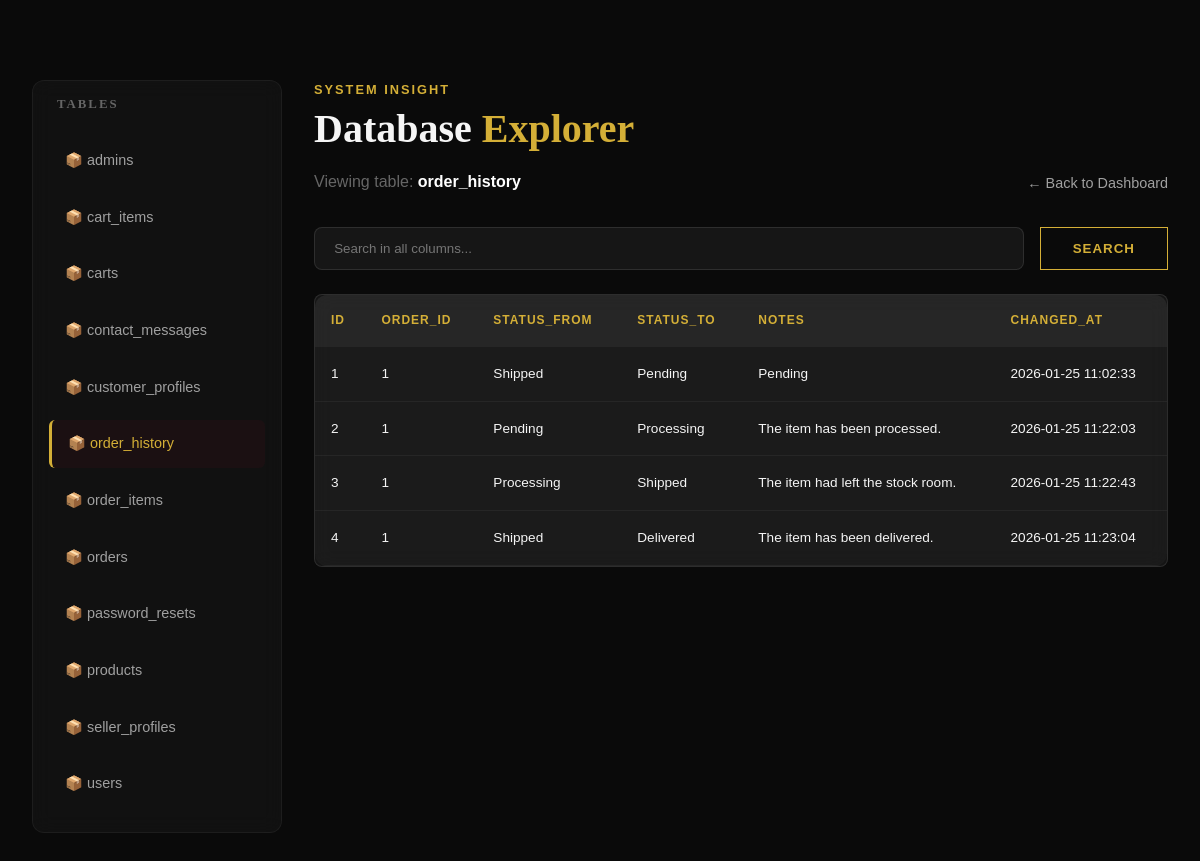
The app's page /admin/database.php?table=order_history (signed in) with its own data.
### tables this page shows
CREATE TABLE `order_history` (
  `id` int(11) NOT NULL,
  `order_id` int(11) NOT NULL,
  `status_from` varchar(50) DEFAULT NULL,
  `status_to` varchar(50) NOT NULL,
  `notes` text DEFAULT NULL,
  `changed_at` timestamp NULL DEFAULT current_timestamp()
);

### admin/database.php (the view, shortened to what this page needs)
<?php
include '../includes/db.php';
$stmt = $pdo->query("SHOW TABLES");
$tables = $stmt->fetchAll(PDO::FETCH_COLUMN);
$selected_table = $_GET['table'] ?? ($tables[0] ?? null);
$page = isset($_GET['page']) ? (int)$_GET['page'] : 1;
$limit = 20;
$offset = ($page - 1) * $limit;
$search = $_GET['search'] ?? '';
$data = [];
$columns = [];
if ($selected_table) {
    $columns = $pdo->query("DESCRIBE `$selected_table`")->fetchAll(PDO::FETCH_COLUMN);
    $query = "SELECT * FROM `$selected_table`";
    $params = [];
    $query .= " LIMIT $limit OFFSET $offset";
    $stmt = $pdo->prepare($query);
    $stmt->execute($params);
    $data = $stmt->fetchAll(PDO::FETCH_ASSOC);
}
?>
<!DOCTYPE html>
<html lang="en">
<head>
    <link rel="stylesheet" href="../css/style.css">
</head>
<body>
    <div class="db-container">
        <aside class="table-list glass-card">
            <h3 style="font-size: 0.8rem; text-transform: uppercase; letter-spacing: 2px; color: #666; margin-bottom: 1.5rem; padding-left: 0.5rem;">Tables</h3>
            <?php foreach ($tables as $table): ?>
                <a href="?table=<?php echo $table; ?>" class="table-item <?php echo $selected_table === $table ? 'active' : ''; ?>">
                    📦 <?php echo htmlspecialchars($table); ?>
                </a>
            <?php endforeach; ?>
        </aside>
        <main class="data-view">
            <header style="margin-bottom: 2rem; display: flex; justify-content: space-between; align-items: flex-end;">
                <div>
                    <p style="color: var(--color-accent); text-transform: uppercase; font-size: 0.8rem; letter-spacing: 2px; margin-bottom: 5px; font-weight: 600;">System Insight</p>
                    <h1 style="font-family: 'Playfair Display', serif; font-size: 2.5rem;">Database <span class="text-accent">Explorer</span></h1>
                    <p style="color: #666; margin-top: 5px;">Viewing table: <strong style="color: #fff;"><?php echo htmlspecialchars($selected_table); ?></strong></p>
                </div>
                <a href="index.php" style="color: var(--color-text-muted); text-decoration: none; font-size: 0.9rem;">← Back to Dashboard</a>
            </header>
            <form class="search-bar" method="GET">
                <input type="text" name="search" placeholder="Search in all columns..." value="<?php echo htmlspecialchars($search); ?>">
                <button type="submit" class="btn">Search</button>
            </form>
            <div class="glass-card" style="padding: 0; overflow: hidden;">
                <table class="db-table">
                    <thead>
                        <tr>
                            <?php foreach ($columns as $column): ?>
                                <th><?php echo htmlspecialchars($column); ?></th>
                            <?php endforeach; ?>
                        </tr>
                    </thead>
                    <tbody>
                        <?php if (empty($data)): ?>
                            <tr><td colspan="<?php echo count($columns); ?>" class="no-data">No records found.</td></tr>
                        <?php else: ?>
                            <?php foreach ($data as $row): ?>
                                <tr>
                                    <?php foreach ($row as $val): ?>
                                        <td><?php echo htmlspecialchars($val ?? 'NULL'); ?></td>
                                    <?php endforeach; ?>
                                </tr>
                            <?php endforeach; ?>
                        <?php endif; ?>
                    </tbody>
                </table>
            </div>
        </main>
    </div>
</body>
</html>

### css/style.css (style rules this page uses)
:root { --color-bg-main: #0a0a0a; --color-bg-secondary: #141414; --color-bg-card: rgba(30, 30, 30, 0.6); --color-primary: #720e1e; --color-primary-light: #a52a2a; --color-accent: #d4af37; --color-text-main: #f5f5f5; --color-text-muted: #a0a0a0; --font-heading: 'Playfair Display', serif; --font-body: 'Outfit', sans-serif; --spacing-xs: 0.5rem; --spacing-sm: 1rem; --spacing-md: 2rem; --spacing-lg: 4rem; --spacing-xl: 8rem; --glass-bg: rgba(255, 255, 255, 0.05); --glass-border: 1px solid rgba(255, 255, 255, 0.1); --shadow-main: 0 10px 30px rgba(0, 0, 0, 0.5); --transition-fast: 0.3s ease; }
*, *::before, *::after { box-sizing: border-box; margin: 0; padding: 0; }
html { scroll-behavior: smooth; }
body { background-color: var(--color-bg-main); color: var(--color-text-main); font-family: var(--font-body); line-height: 1.6; overflow-x: hidden; }
h1, h2, h3, h4, h5, h6 { font-family: var(--font-heading); color: var(--color-text-main); margin-bottom: var(--spacing-sm); line-height: 1.2; }
h1 { font-size: 3.5rem; }
h3 { font-size: 1.75rem; }
a { color: inherit; text-decoration: none; transition: var(--transition-fast); }
.text-accent { color: var(--color-accent); }
.btn { display: inline-block; padding: 12px 32px; background: transparent; border: 1px solid var(--color-accent); color: var(--color-accent); font-family: var(--font-body); font-weight: 600; text-transform: uppercase; letter-spacing: 1px; cursor: pointer; transition: var(--transition-fast); }
.glass-card { background: var(--glass-bg); backdrop-filter: blur(10px); border: var(--glass-border); padding: var(--spacing-md); border-radius: 8px; }
:root { --header-height: 80px; }

### admin/database.php (style rules this page uses)
.db-container { display: grid; grid-template-columns: 250px 1fr; gap: 2rem; max-width: 1400px; margin: 0 auto; padding: 2rem; padding-top: 80px; }
.table-list { background: rgba(255, 255, 255, 0.03); border: 1px solid rgba(255, 255, 255, 0.05); border-radius: 12px; padding: 1rem; height: fit-content; }
.table-item { display: block; padding: 0.8rem 1rem; color: var(--color-text-muted); text-decoration: none; border-radius: 6px; margin-bottom: 0.5rem; transition: all 0.3s ease; font-size: 0.9rem; }
.table-item:hover, .table-item.active { background: rgba(114, 14, 30, 0.1); color: var(--color-accent); border-left: 3px solid var(--color-accent); }
.data-view { overflow-x: auto; }
.search-bar { margin-bottom: 1.5rem; display: flex; gap: 1rem; }
.search-bar input { flex: 1; background: rgba(255, 255, 255, 0.05); border: 1px solid rgba(255, 255, 255, 0.1); padding: 0.8rem 1.2rem; color: #fff; border-radius: 8px; }
.db-table { width: 100%; border-collapse: collapse; background: rgba(255, 255, 255, 0.02); border-radius: 12px; overflow: hidden; font-size: 0.85rem; }
.db-table th, .db-table td { padding: 1rem; text-align: left; border-bottom: 1px solid rgba(255, 255, 255, 0.05); }
.db-table th { background: rgba(255, 255, 255, 0.05); color: var(--color-accent); text-transform: uppercase; letter-spacing: 1px; font-size: 0.75rem; }

### records on screen
order_history: val "1", status_from "Shipped", val "Pending", changed_at "2026-01-25 11:02:33"
order_history: id "2", order "1", status_from "Pending", status_to "Processing", notes "The item has been processed.", changed_at "2026-01-25 11:22:03"
order_history: id "3", order "1", status_from "Processing", status_to "Shipped", notes "The item had left the stock room.", changed_at "2026-01-25 11:22:43"
order_history: id "4", order "1", status_from "Shipped", status_to "Delivered", notes "The item has been delivered.", changed_at "2026-01-25 11:23:04"

### other values on screen
$table "admins"
$table "cart_items"
$table "carts"
$table "contact_messages"
$table "customer_profiles"
$table "order_history"
$table "order_items"
$table "orders"
$table "password_resets"
$table "products"
$table "seller_profiles"
$table "users"
$selected_table "order_history"
$column "ID"
$column "ORDER_ID"
